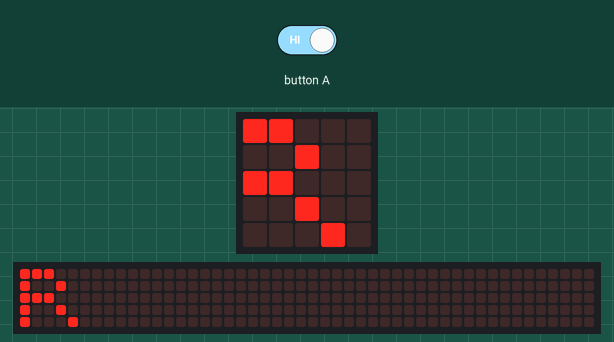
The program below on a simulated BBC micro:bit (MakeCode). Parts: the board's 5×5 LED display, a strip that is not on the board, showing the scrolling text unrolled. Inputs (shaded band) come from the test bench. The 48×5 strip is a reading aid, not a part: it shows the text the display is scrolling, unrolled, one strip-width of it at a time.

Above: at 9.77 s.
9.8 s: button A released
At 10.82 s:
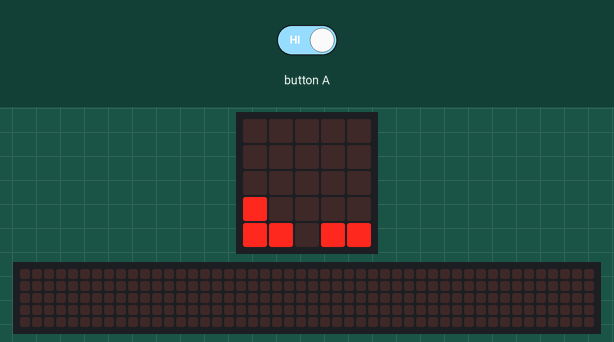
18.3 s: button A held down
At 22.24 s:
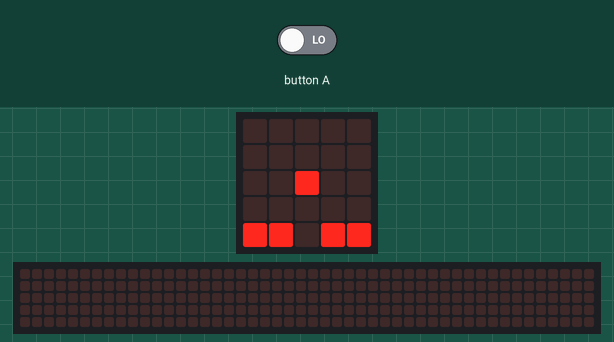
26.8 s: button A released
At 30.64 s:
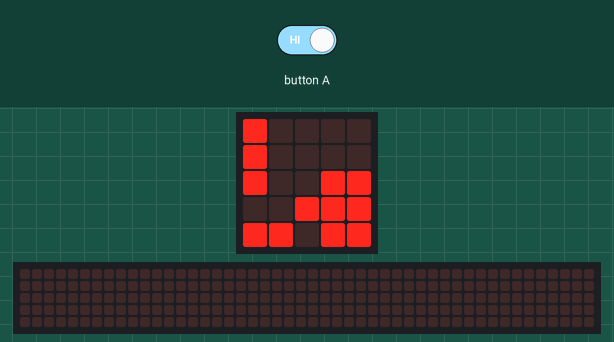

The program:

main.ts
```typescript
basic.forever(function () {
    basic.showLeds(`
        . . . . .
        . . . . .
        . . . . .
        # . . . .
        # # . # #
        `)
    basic.showLeds(`
        . . . . .
        . . . . .
        . . . . .
        . # . . .
        # # . # #
        `)
    if (input.buttonIsPressed(Button.A)) {
        basic.showLeds(`
            . . . . .
            . . . . .
            . . # . .
            . . . . .
            # # . # #
            `)
        basic.showLeds(`
            . . . . .
            . . . . .
            . . . . .
            . . . # .
            # # . # #
            `)
        basic.showLeds(`
            . . . . .
            . . . . .
            . . . . .
            . . . . #
            # # . # #
            `)
        basic.showLeds(`
            . . . . .
            . . . . .
            . . # . .
            . . . . .
            . . . . .
            `)
        basic.showLeds(`
            . . . . .
            . . # . .
            . # # # .
            . . # . .
            . . . . .
            `)
        basic.showLeds(`
            # . # . #
            . # # # .
            # # # # #
            . # # # .
            # . # . #
            `)
        basic.showLeds(`
            # # # # #
            # # # # #
            # # # # #
            # # # # #
            # # # # #
            `)
        basic.showLeds(`
            . . . . .
            . . . . .
            . . . # #
            # . . # #
            # # . # #
            `)
        basic.showLeds(`
            . . . . .
            . . . . .
            . . . # #
            . # . # #
            # # . # #
            `)
        if (input.buttonIsPressed(Button.A)) {
            basic.showLeds(`
                . . . . .
                . . . . .
                . . # # #
                . . . # #
                # # . # #
                `)
            basic.showLeds(`
                . . . . .
                . . . . .
                . # . # #
                . . . # #
                # # . # #
                `)
            basic.showLeds(`
                . . . . .
                . . . . .
                # . . # #
                . . . # #
                # # . # #
                `)
            basic.showLeds(`
                . . . . .
                . # . . .
                . . . # #
                . . . # #
                # # . # #
                `)
            basic.showLeds(`
                . . . . .
                . . # . .
                . . . # #
                . . . # #
                # # . # #
                `)
            basic.showLeds(`
                . . . . .
                . . . # .
                . . . # #
                . . . # #
                # # . # #
                `)
            basic.showLeds(`
                . . . . .
                . . . . #
                . . . # #
                . . . # #
                # # . # #
                `)
            basic.showLeds(`
                . . . . .
                . . # . .
                . # # # .
                . . # . .
                . . . . .
                `)
            basic.showLeds(`
                # . # . #
                . # # # .
                # # # # #
                . # # # .
                # . # . #
                `)
            basic.showLeds(`
                # # # # #
                # # # # #
                # # # # #
                # # # # #
                # # # # #
                `)
            basic.showLeds(`
                # . . . .
                # . . . .
                # . . # #
                # . . # #
                # # . # #
                `)
            basic.showLeds(`
                # . . . .
                # . . . .
                # . . # #
                . # . # #
                # # . # #
                `)
            if (input.buttonIsPressed(Button.A)) {
                basic.showLeds(`
                    # . . . .
                    # . . . .
                    # . # # #
                    . . . # #
                    # # . # #
                    `)
                basic.showLeds(`
                    # . . . .
                    # # . . .
                    # . . # #
                    . . . # #
                    # # . # #
                    `)
                basic.showLeds(`
                    # . # . .
                    # . . . .
                    # . . # #
                    . . . # #
                    # # . # #
                    `)
                basic.showLeds(`
                    # . . . .
                    # . . # .
                    # . . # #
                    . . . # #
                    # # . # #
                    `)
                basic.showLeds(`
                    # . . . .
                    # . . . #
                    # . . # #
                    . . . # #
                    # # . # #
                    `)
                basic.showLeds(`
                    . . . . .
                    . . # . .
                    . # # # .
                    . . # . .
                    . . . . .
                    `)
                basic.showLeds(`
                    # . # . #
                    . # # # .
                    # # # # #
                    . # # # .
                    # . # . #
                    `)
                basic.showLeds(`
                    # # # # #
                    # # # # #
                    # # # # #
                    # # # # #
                    # # # # #
                    `)
            } else {
                basic.showLeds(`
                    # . . . .
                    # . . . .
                    # . . # #
                    . . # # #
                    # # . # #
                    `)
                basic.showLeds(`
                    # . . . .
                    # . . . .
                    # . . # #
                    . . . # #
                    # # # # #
                    `)
                basic.showString("GAME OVER")
            }
        } else {
            basic.showLeds(`
                . . . . .
                . . . . .
                . . . # #
                . . # # #
                # # . # #
                `)
            basic.showLeds(`
                . . . . .
                . . . . .
                . . . # #
                . . . # #
                # # # # #
                `)
            basic.showString("GAME OVER")
        }
    } else {
        basic.showLeds(`
            . . . . .
            . . . . .
            . . . . .
            . . # . .
            # # . # #
            `)
        basic.showLeds(`
            . . . . .
            . . . . .
            . . . . .
            . . . . .
            # # # # #
            `)
        basic.showString("GAME OVER")
    }
})
```

test.ts
```typescript
// testes vão aqui; isto não será compilado quando este pacote for usado como uma extensão.
```

Measured:
- after the input at 18.3 s, the display: first differs from a run without the input after 3.7 s (image 2)
- after the input at 26.8 s, the display: first differs from a run without the input after 3.6 s (image 3)
- what the display in image 1 shows lasts 0.4 s, from 10.6 s to 11.0 s
